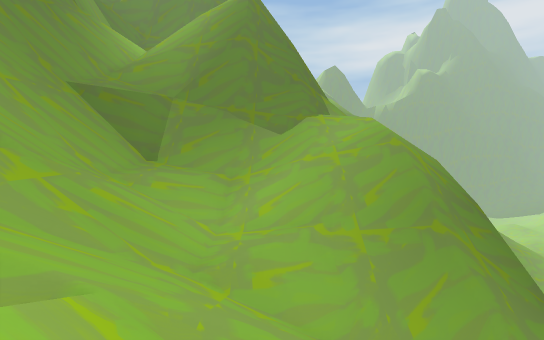
view 1 (above)

17 first-person views from a walk through a Unity game level. The camera is 1.4 m above the floor, tilts 2° down and sees 80° across. The floor is counted in squares, 1.8 m on a side. Each view is taken from the middle of a square. On the plan, view 1 faces up. The plan holds only what a view shows up to about 11 squares ahead; the rest is blank. The place goes on beyond the plan. The player is left out. Some surface patterns are stand-ins.

view 2
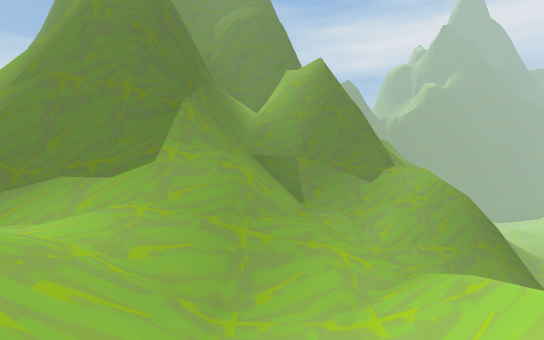

view 3
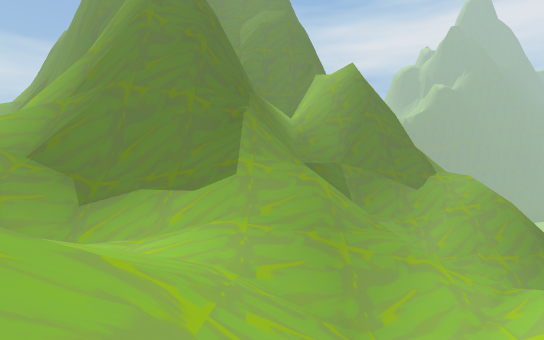

view 4
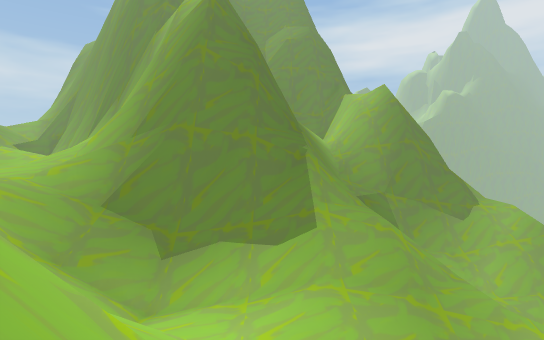

view 5
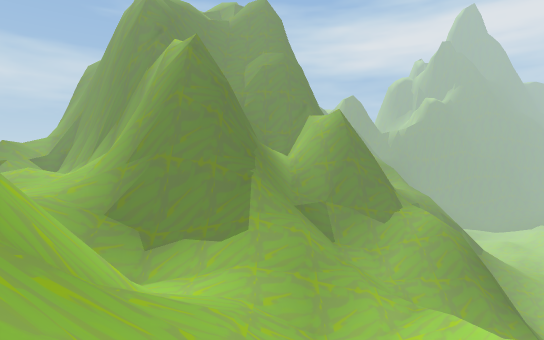

view 6
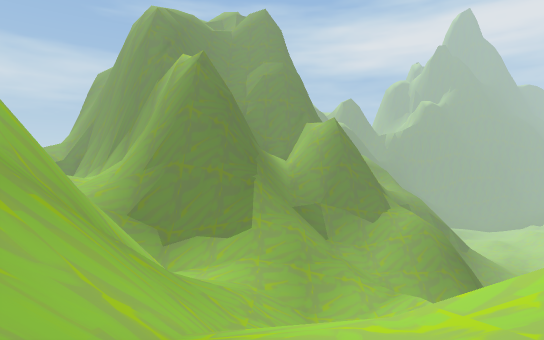

view 7
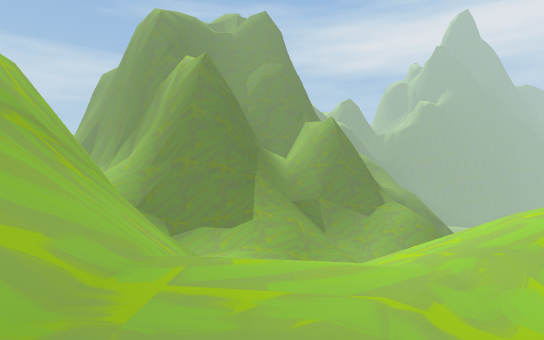

view 8
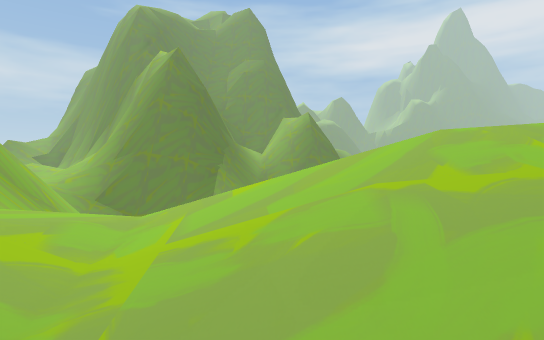

view 9
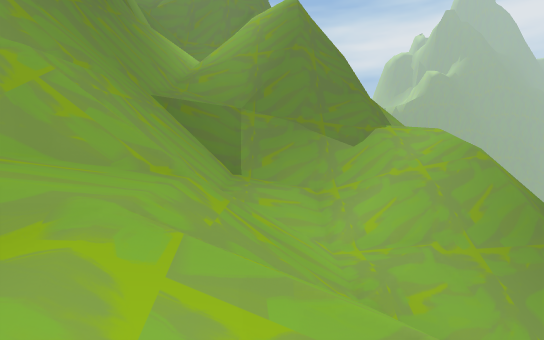

view 10
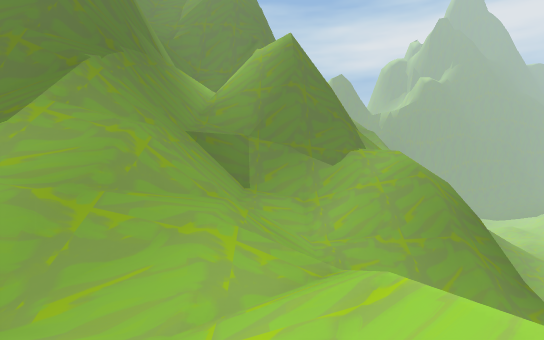

view 11
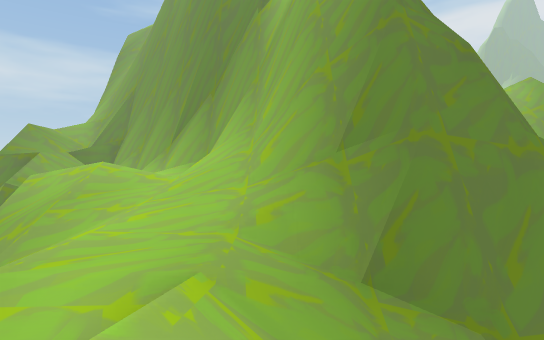

view 12
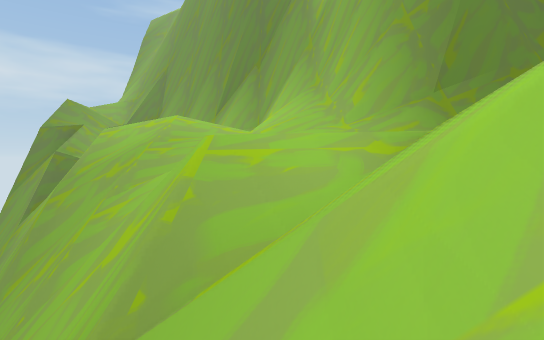

view 13
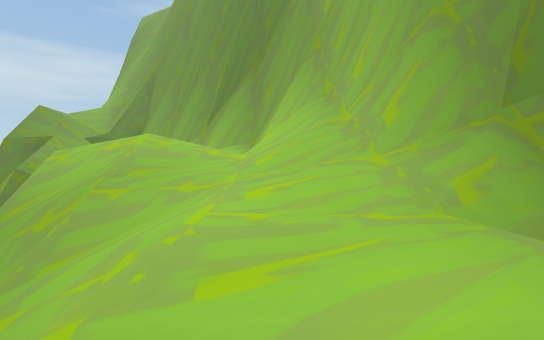

view 14
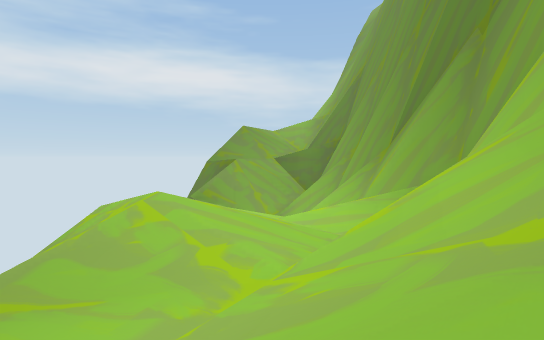

view 15
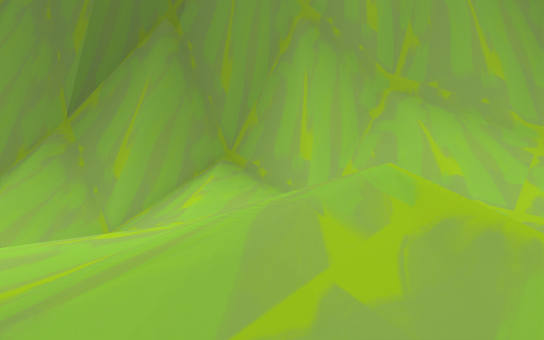

view 16
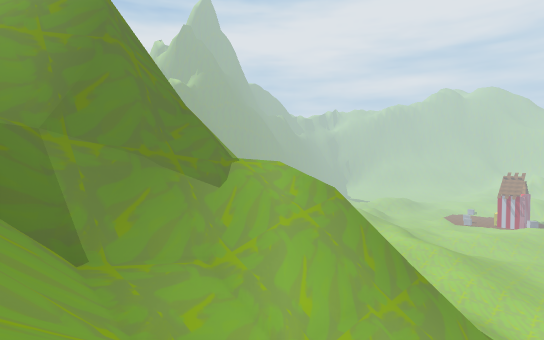

view 17
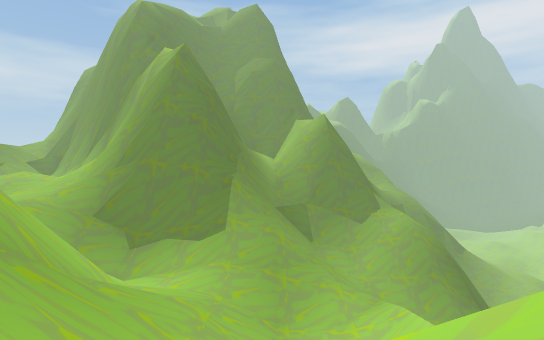

### Floor plan
Key: @ floor where view 1 was taken; # wall or solid block; . main floor; : floor 0.75 m higher than the main floor; + floor 1.5 m higher than the main floor; - floor 3.25 m lower than the main floor; _ floor 4 m lower than the main floor; < floor 5 m lower than the main floor; ( floor 6.5 m lower than the main floor; ! floor 7.25 m lower than the main floor; / step, stairs or slope; = window, fence, low wall or low ledge; v drop or lower ground.
Columns run from 25 left of view 1 to 5 right of it. Each row starts with its distance up from view 1.
 13  ##    #
 12  #   =/###
 11 vv    ///##              ###
 10 vv   /://###            ##=-/
  9 vv   ://///#           ###////v
  8      //////#          ###/////v
  7    v ///://##    ### ##//////vv
  6    vv//..//###  ##=####///// ##
  5     vvv//.:/v####=/###///!//=#v
  4      vv//..=#####///=///////=/
  3      vv//..///v///////////
  2       v/v..//==//////<////
  1        vv///////<__//////
  0         v/// = _<<<//((//@
 -1          / /   //////((//
 -2                ==////  //
 -3                ##///   /
 -4                ##///
 -5                ##/// /
 -6                 #==   ==
 -7                v###
 -8                 / =////
 -9                 ///////
-10                  //++//
-11                   /+///
-12                    / /

Positions as (right, up) in squares from view 1, and headings:
1: (0, 0), facing up
2: (-4, -5), facing up
3: (-6, -5), facing up
4: (-8, -5), facing up
5: (-6, -9), facing up
6: (-6, -11), facing up
7: (-6, -12), facing up
8: (-4, -12), facing up
9: (-2, 0), facing up
10: (-2, -3), facing up
11: (-14, -1), facing up
12: (-16, -1), facing up
13: (-16, 1), facing up
14: (-15, 6), facing up-left
15: (-20, 7), facing up-right
16: (-4, 3), facing up-right
17: (-5, -10), facing up
